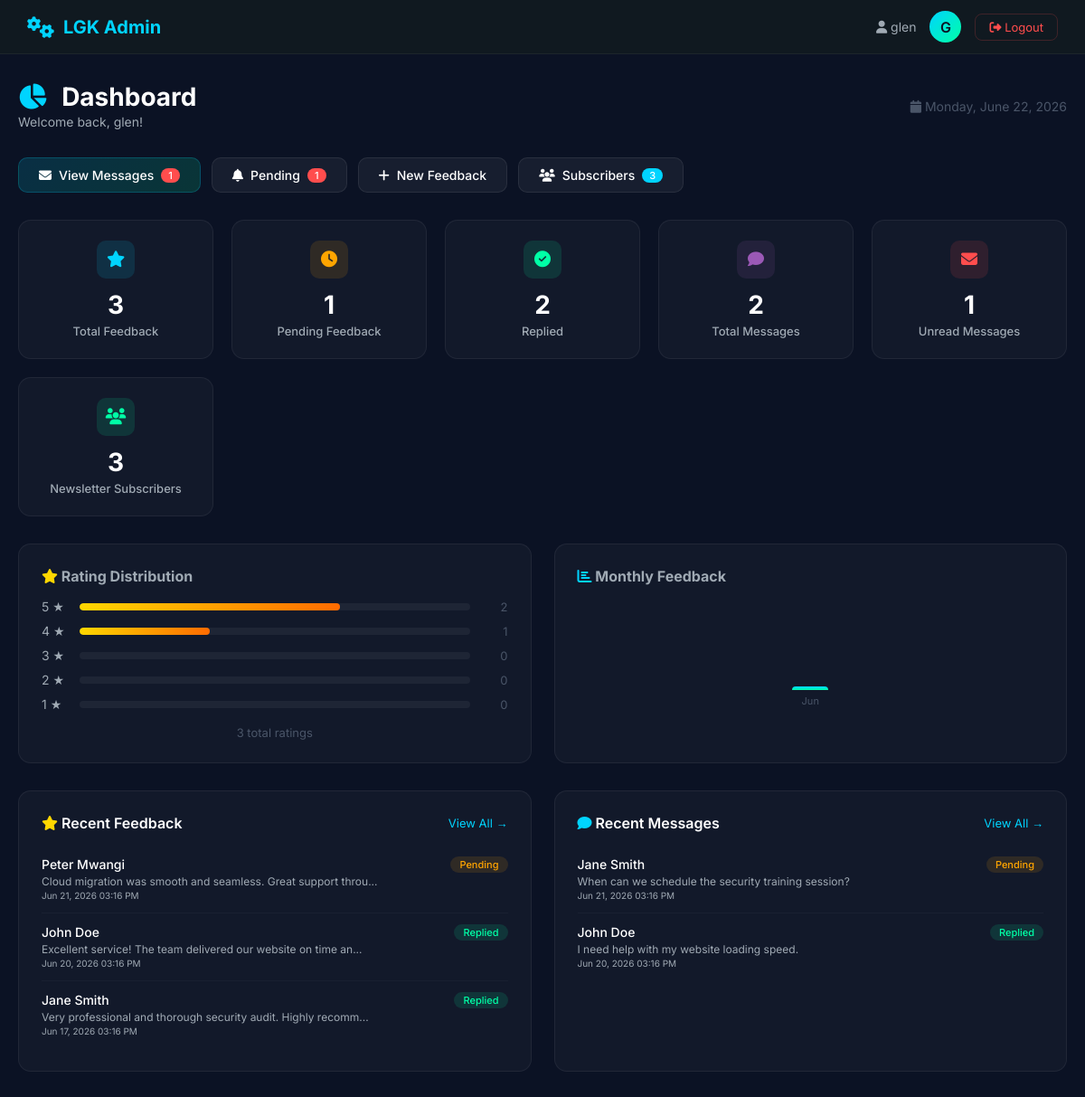
The page /admin.php (signed in) on the database its author committed.
### tables this page shows
CREATE TABLE `feedback` (
  `id` int(11) NOT NULL,
  `name` varchar(100) NOT NULL,
  `email` varchar(100) NOT NULL,
  `phone` varchar(20) DEFAULT NULL,
  `service_type` varchar(50) DEFAULT 'general',
  `message` text NOT NULL,
  `rating` int(1) DEFAULT 0,
  `reply` text DEFAULT NULL,
  `status` enum('pending','read','replied') DEFAULT 'pending',
  `admin_id` int(11) DEFAULT NULL,
  `ip_address` varchar(45) DEFAULT NULL,
  `user_agent` text DEFAULT NULL,
  `created_at` timestamp NOT NULL DEFAULT current_timestamp(),
  `replied_at` timestamp NULL DEFAULT NULL
);

CREATE TABLE `messages` (
  `id` int(11) NOT NULL,
  `email` varchar(100) NOT NULL,
  `name` varchar(100) DEFAULT NULL,
  `message` text NOT NULL,
  `reply` text DEFAULT NULL,
  `source` enum('user','admin') DEFAULT 'user',
  `status` enum('pending','read','replied','closed') DEFAULT 'pending',
  `admin_id` int(11) DEFAULT NULL,
  `ip_address` varchar(45) DEFAULT NULL,
  `created_at` timestamp NOT NULL DEFAULT current_timestamp(),
  `replied_at` timestamp NULL DEFAULT NULL
);

### admin.php (the view, shortened to what this page needs)
<?php
include "../config/database.php";
$admin_username = $_SESSION['admin_username'] ?? 'Admin';
$result = $conn->query("SELECT COUNT(*) as total FROM feedback");
$stats['total_feedback'] = $result->fetch_assoc()['total'] ?? 0;
$result = $conn->query("SELECT COUNT(*) as total FROM feedback WHERE status = 'pending'");
$stats['pending_feedback'] = $result->fetch_assoc()['total'] ?? 0;
$result = $conn->query("SELECT COUNT(*) as total FROM feedback WHERE status = 'replied'");
$stats['replied_feedback'] = $result->fetch_assoc()['total'] ?? 0;
$result = $conn->query("SELECT COUNT(*) as total FROM messages");
$stats['total_messages'] = $result->fetch_assoc()['total'] ?? 0;
$result = $conn->query("SELECT COUNT(*) as total FROM messages WHERE status = 'pending'");
$stats['unread_messages'] = $result->fetch_assoc()['total'] ?? 0;
$result = $conn->query("SELECT COUNT(*) as total FROM newsletter WHERE status = 'active'");
$stats['subscribers'] = $result->fetch_assoc()['total'] ?? 0;
$recent_feedback = $conn->query("
    SELECT * FROM feedback
    ORDER BY created_at DESC
    LIMIT 5
");
$recent_messages = $conn->query("
    SELECT * FROM messages
    ORDER BY created_at DESC
    LIMIT 5
");
$rating_stats = [];
$rating_result = $conn->query("
    SELECT rating, COUNT(*) as count
    FROM feedback
    WHERE rating > 0
    GROUP BY rating
    ORDER BY rating DESC
");
while ($row = $rating_result->fetch_assoc()) {
    $rating_stats[$row['rating']] = $row['count'];
}
$monthly_stats = [];
$monthly_result = $conn->query("
    SELECT
        DATE_FORMAT(created_at, '%Y-%m') as month,
        COUNT(*) as count
    FROM feedback
    WHERE created_at > DATE_SUB(NOW(), INTERVAL 6 MONTH)
    GROUP BY DATE_FORMAT(created_at, '%Y-%m')
    ORDER BY month ASC
");
while ($row = $monthly_result->fetch_assoc()) {
    $monthly_stats[] = $row;
}
?>
<!DOCTYPE html>
<html lang="en">
<head>
    <link rel="stylesheet" href="../modern-styles.css">
    <link rel="stylesheet" href="https://cdnjs.cloudflare.com/ajax/libs/font-awesome/6.5.1/css/all.min.css">
</head>
<body>
<header class="admin-header">
    <a href="index.php" class="logo">
        <i class="fas fa-cogs"></i>
        LGK Admin
    </a>
    <div class="user-info">
        <span class="username">
            <i class="fas fa-user"></i> <?php echo htmlspecialchars($admin_username); ?>
        </span>
        <div class="avatar">
            <?php echo strtoupper(substr($admin_username, 0, 1)); ?>
        </div>
        <a href="logout.php" class="logout" onclick="return confirm('Are you sure you want to logout?')">
            <i class="fas fa-sign-out-alt"></i> Logout
        </a>
    </div>
</header>
<div class="dashboard-container">
    <div class="dashboard-title">
        <div>
            <h1><i class="fas fa-chart-pie"></i> Dashboard</h1>
            <span class="welcome-text">Welcome back, <?php echo htmlspecialchars($admin_username); ?>!</span>
        </div>
        <span class="date-display">
            <i class="fas fa-calendar"></i> <?php echo date('l, F d, Y'); ?>
        </span>
    </div>
    <div class="quick-actions">
        <a href="messages.php" class="quick-action-btn primary">
            <i class="fas fa-envelope"></i> View Messages
            <?php if ($stats['pending_feedback'] > 0): ?>
                <span class="badge"><?php echo $stats['pending_feedback']; ?></span>
            <?php endif; ?>
        </a>
        <a href="messages.php?status=pending" class="quick-action-btn">
            <i class="fas fa-bell"></i> Pending
            <?php if ($stats['pending_feedback'] > 0): ?>
                <span class="badge"><?php echo $stats['pending_feedback']; ?></span>
            <?php endif; ?>
        </a>
        <a href="../feedback.php" class="quick-action-btn" target="_blank">
            <i class="fas fa-plus"></i> New Feedback
        </a>
        <a href="subscribers.php" class="quick-action-btn">
            <i class="fas fa-users"></i> Subscribers
            <?php if ($stats['subscribers'] > 0): ?>
                <span class="badge" style="background:#00d4ff;"><?php echo $stats['subscribers']; ?></span>
            <?php endif; ?>
        </a>
    </div>
    <div class="stats-grid">
        <div class="stat-card">
            <div class="stat-icon blue">
                <i class="fas fa-star"></i>
            </div>
            <div class="stat-number"><?php echo $stats['total_feedback']; ?></div>
            <div class="stat-label">Total Feedback</div>
        </div>
        <div class="stat-card">
            <div class="stat-icon orange">
                <i class="fas fa-clock"></i>
            </div>
            <div class="stat-number"><?php echo $stats['pending_feedback']; ?></div>
            <div class="stat-label">Pending Feedback</div>
        </div>
        <div class="stat-card">
            <div class="stat-icon green">
                <i class="fas fa-check-circle"></i>
            </div>
            <div class="stat-number"><?php echo $stats['replied_feedback']; ?></div>
            <div class="stat-label">Replied</div>
        </div>
        <div class="stat-card">
            <div class="stat-icon purple">
                <i class="fas fa-comment"></i>
            </div>
            <div class="stat-number"><?php echo $stats['total_messages']; ?></div>
            <div class="stat-label">Total Messages</div>
        </div>
        <div class="stat-card">
            <div class="stat-icon red">
                <i class="fas fa-envelope"></i>
            </div>
            <div class="stat-number"><?php echo $stats['unread_messages']; ?></div>
            <div class="stat-label">Unread Messages</div>
        </div>
        <div class="stat-card">
            <div class="stat-icon green">
                <i class="fas fa-users"></i>
            </div>
            <div class="stat-number"><?php echo $stats['subscribers']; ?></div>
            <div class="stat-label">Newsletter Subscribers</div>
        </div>
    </div>
    <div class="charts-row">
        <div class="chart-card">
            <h3><i class="fas fa-star" style="color:#ffd700;"></i> Rating Distribution</h3>
            <div class="rating-bars">
                <?php
                $total_ratings = array_sum($rating_stats);
                for ($i = 5; $i >= 1; $i--):
                    $count = $rating_stats[$i] ?? 0;
                    $percentage = $total_ratings > 0 ? ($count / $total_ratings) * 100 : 0;
                ?>
                <div class="rating-bar-item">
                    <span class="rating-label"><?php echo $i; ?> ★</span>
                    <div class="rating-track">
                        <div class="rating-fill" style="width: <?php echo $percentage; ?>%;"></div>
                    </div>
                    <span class="rating-count"><?php echo $count; ?></span>
                </div>
                <?php endfor; ?>
            </div>
            <div class="total-ratings">
                <?php echo $total_ratings; ?> total ratings
            </div>
        </div>
        <div class="chart-card">
            <h3><i class="fas fa-chart-bar" style="color:#00d4ff;"></i> Monthly Feedback</h3>
            <?php if (!empty($monthly_stats)): ?>
                <div class="monthly-stats">
                    <?php
                    $max_count = max(array_column($monthly_stats, 'count')) ?: 1;
                    foreach ($monthly_stats as $month):
                        $height = ($month['count'] / $max_count) * 100;
                    ?>
                        <div class="monthly-bar">
                            <div class="bar" style="height: <?php echo max($height, 5); ?>%;"></div>
                            <span class="bar-label"><?php echo date('M', strtotime($month['month'] . '-01')); ?></span>
                        </div>
                    <?php endforeach; ?>
                </div>
            <?php endif; ?>
        </div>
    </div>
    <div class="recent-grid">
        <div class="recent-section">
            <div class="section-header">
                <h3><i class="fas fa-star" style="color:#ffd700;"></i> Recent Feedback</h3>
                <a href="messages.php" class="view-all">View All →</a>
            </div>
            <?php if ($recent_feedback && $recent_feedback->num_rows > 0): ?>
                <?php while($row = $recent_feedback->fetch_assoc()): ?>
                    <div class="recent-item">
                        <div class="item-content">
                            <div class="item-title">
                                <?php echo htmlspecialchars($row['name']); ?>
                            </div>
                            <div class="item-meta">
                                <?php echo htmlspecialchars(substr($row['message'], 0, 60)) . (strlen($row['message']) > 60 ? '...' : ''); ?>
                                <br>
                                <small><?php echo date('M d, Y h:i A', strtotime($row['created_at'])); ?></small>
                            </div>
                        </div>
                        <span class="item-status status-<?php echo $row['status']; ?>">
                            <?php echo ucfirst($row['status']); ?>
                        </span>
                    </div>
                <?php endwhile; ?>
            <?php endif; ?>
        </div>
        <div class="recent-section">
            <div class="section-header">
                <h3><i class="fas fa-comment" style="color:#00d4ff;"></i> Recent Messages</h3>
                <a href="messages.php" class="view-all">View All →</a>
            </div>
            <?php if ($recent_messages && $recent_messages->num_rows > 0): ?>
                <?php while($row = $recent_messages->fetch_assoc()): ?>
                    <div class="recent-item">
                        <div class="item-content">
                            <div class="item-title">
                                <?php echo htmlspecialchars($row['name'] ?? $row['email']); ?>
                            </div>
                            <div class="item-meta">
                                <?php echo htmlspecialchars(substr($row['message'], 0, 60)) . (strlen($row['message']) > 60 ? '...' : ''); ?>
                                <br>
                                <small><?php echo date('M d, Y h:i A', strtotime($row['created_at'])); ?></small>
                            </div>
                        </div>
                        <span class="item-status status-<?php echo $row['status']; ?>">
                            <?php echo ucfirst($row['status']); ?>
                        </span>
                    </div>
                <?php endwhile; ?>
            <?php endif; ?>
        </div>
    </div>
</div>
</body>
</html>

### modern-styles.css (style rules this page uses)
.stat-card { background: rgba(255, 255, 255, 0.05); border: 1px solid rgba(255, 255, 255, 0.08); border-radius: 16px; padding: 30px 20px; text-align: center; transition: all 0.3s ease; }
.stat-card .stat-icon { width: 60px; height: 60px; margin: 0 auto 15px; background: rgba(0, 212, 255, 0.1); border-radius: 50%; display: flex; align-items: center; justify-content: center; font-size: 24px; color: #00d4ff; }
.section-header { text-align: center; margin-bottom: 50px; }

### rows shown on the page
feedback: name "Peter Mwangi", message "Cloud migration was smooth and seamless. Great support throu", created_at "Jun 21, 2026 03:16 PM", status "Pending"
feedback: name "John Doe", message "Excellent service! The team delivered our website on time an", created_at "Jun 20, 2026 03:16 PM", status "Replied"
feedback: name "Jane Smith", message "Very professional and thorough security audit. Highly recomm", created_at "Jun 17, 2026 03:16 PM", status "Replied"
messages: name "Jane Smith", message "When can we schedule the security training session?", created_at "Jun 21, 2026 03:16 PM", status "Pending"
messages: name "John Doe", message "I need help with my website loading speed.", created_at "Jun 20, 2026 03:16 PM", status "Replied"

### other values the page prints
$admin_username "glen"
substr($admin_username, 0, 1) "G"
$stats['pending_feedback'] "1"
$stats['subscribers'] "3"
$stats['total_feedback'] "3"
$stats['replied_feedback'] "2"
$stats['total_messages'] "2"
$stats['unread_messages'] "1"
$count "2"
$count "1"
$count "0"
$total_ratings "3"
date('M', strtotime($month['month'] . '-01')) "Jun"
